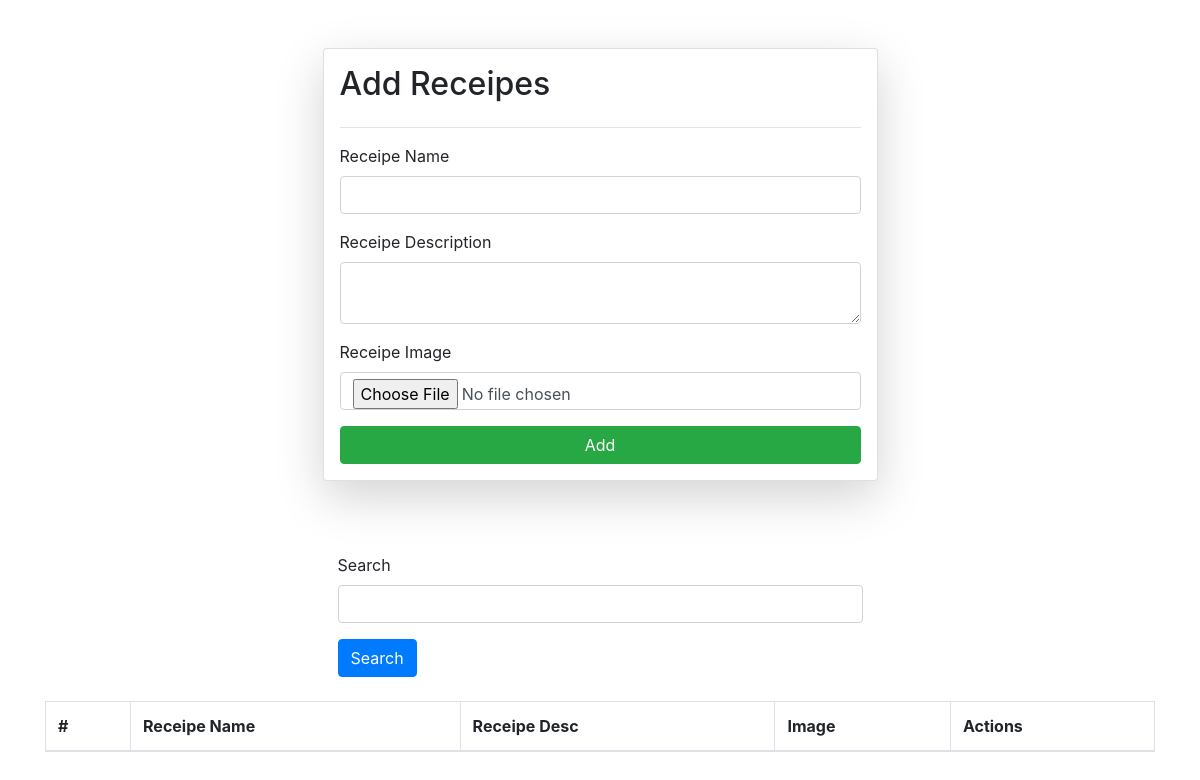
/receipes/, run on an earlier commit of the app's database.
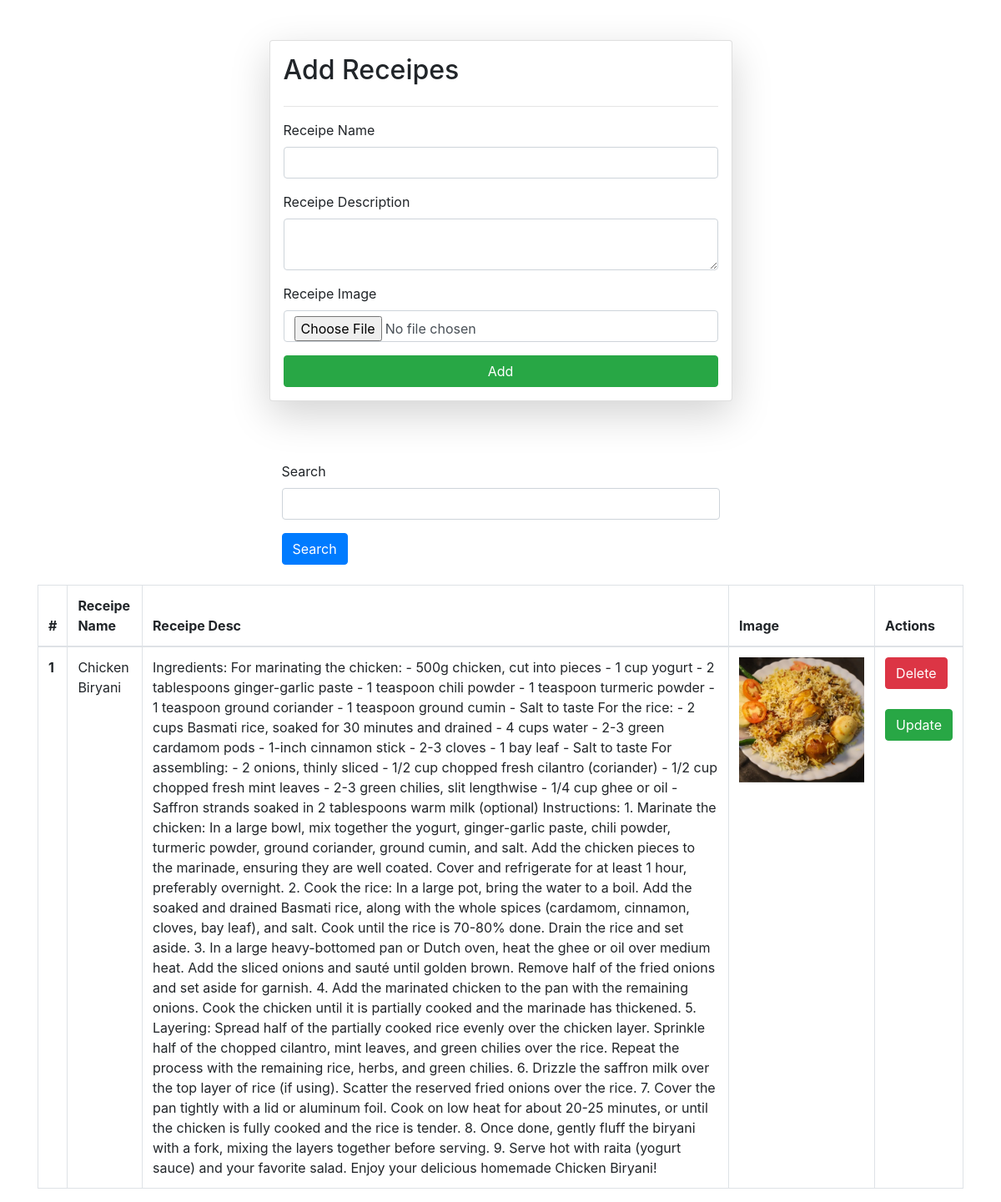
And on a later commit of the database.
### vege/models.py (models this page shows)
class Receipe(models.Model):
    receipe_name = models.CharField(max_length=100)
    receipe_description = models.TextField()
    receipe_image = models.ImageField(upload_to="receipe")

### vege/views.py (the view, shortened to what this page needs)
# urls.py: path('receipes/', receipes, name="receipes"),
def receipes(request):
    receipes = Receipe.objects.all()
    if request.GET.get('search'):
        receipes = receipes.filter(
            receipe_name__icontains=request.GET.get('search'))
    template = loader.get_template('receipes.html')
    context = {
        'receipes': receipes,
    }
    return HttpResponse(template.render(context, request))

### vege/templates/receipes.html (shortened to what this page needs)
<!doctype html>
<html lang="en">
  <head>
    <link rel="stylesheet" href="https://cdn.jsdelivr.net/npm/bootstrap@4.4.1/dist/css/bootstrap.min.css">
  </head>
  <body>
    <div class="container mt-5 rounded-5">
          <form class="col-6 mx-auto card p-3 shadow-lg rounded-5" method="post" enctype='multipart/form-data'>
            <h2>Add Receipes</h2>
            <hr>
            <div class="mb-3">
              <label for="exampleInputReceipe" class="form-label">Receipe Name</label>
              <input name="receipe_name" type="text" class="form-control">
            </div>
            <div class="mb-3">
              <label for="exampleInputDesc"  class="form-label">Receipe Description</label>
              <textarea class="form-control" name="receipe_description"></textarea>
            </div>
            <div class="mb-3">
              <label for="exampleInputImg" class="form-label">Receipe Image</label>
              <input name="receipe_image" type="file" class="form-control">
            </div>
            <button type="submit" class="btn btn-success">Add</button>
          </form>
          <br>
          <div class="mt-5">
            <div class="mx-auto col-6">
              <form>
                <div class="mb-3">
                  <label for="exampleInputReceipe" class="form-label">Search</label>
                  <input name="search" type="text" class="form-control">
                </div>
                <button type="submit" class="btn btn-primary">Search</button>
              </form>
            </div>
          </div>
          <br>
          <table class="table table-bordered">
            <thead>
              <tr>
                <th scope="col">#</th>
                <th scope="col">Receipe Name</th>
                <th scope="col">Receipe Desc</th>
                <th scope="col">Image</th>
                <th scope="col">Actions</th>
              </tr>
            </thead>
            <tbody>
              {% for receipe in receipes %}
              <tr>
                <th scope="row">{{forloop.counter}}</th>
                <td>{{receipe.receipe_name}}</td>
                <td>{{receipe.receipe_description}}</td>
                <td><img src="/media/{{receipe.receipe_image}}" style="height: 150px"></td>
                <td>
                  <a href="/delete_receipe/{{receipe.id}}/" class="btn btn-danger">Delete</a>
                  <br>
                  <br>
                  <a href="/update_receipe/{{receipe.id}}/" class="btn btn-success">Update</a>
                </td>
              </tr>
              {% endfor %}
            </tbody>
          </table>
    </div>
  </body>
</html>

What changed in the data, as far as the page shows it:
added Receipe: receipe_name "Chicken Biryani", receipe_description "Ingredients: For marinating the chicken: - 500g chicken, cut into pieces - 1 cup yogurt - 2 tablespoons ginger-garlic paste - 1 teaspoon chili powder - 1 teaspoon turmeric powder - 1 teaspoon ground coriander - 1 teaspoon ground cumin - Salt to taste For the rice: - 2 cups Basmati rice, soaked for 30 minutes and drained - 4 cups water - 2-3 green cardamom pods - 1-inch cinnamon stick - 2-3 cloves - 1 bay leaf - Salt to taste For assembling: - 2 onions, thinly sliced - 1/2 cup chopped fresh cilantro (coriander) - 1/2 cup chopped fresh mint leaves - 2-3 green chilies, slit lengthwise - 1/4 cup ghee or oil - Saffron strands soaked in 2 tablespoons warm milk (optional) Instructions: 1. Marinate…", receipe_image (picture)
